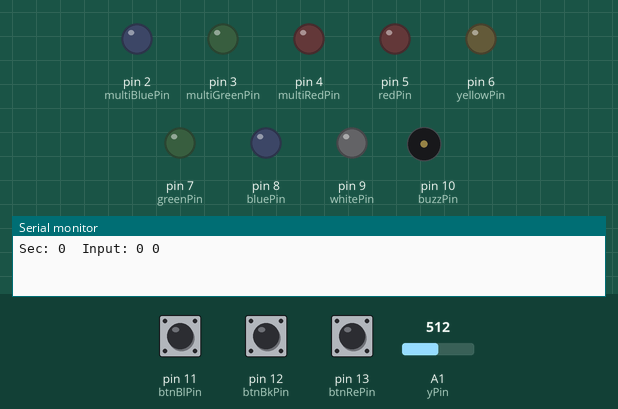
A sketch run on a simulated Arduino Uno, built with avr-gcc and run on an emulated ATmega328P. Shown: output pins drawn as LEDs (lit = HIGH), buzzer (waves = sounding), the last lines printed to the serial monitor. Inputs (shaded band) come from the test bench; at power-on: A1 (yPin) = 512, pin 11 (btnBlPin) LOW, pin 12 (btnBkPin) LOW, pin 13 (btnRePin) LOW. Random numbers use the default seed unless the sketch sets one.

Above: at 1.2 s.
1.3 s: A1 (yPin) set to 105
2.8 s: A1 (yPin) set to 91
At 3.4 s:
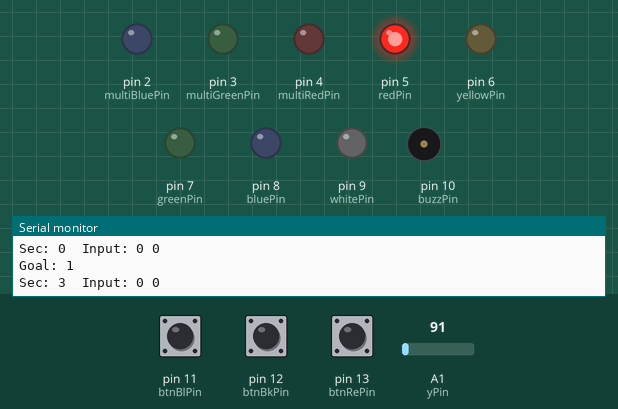
4.3 s: pin 11 (btnBlPin) pulled HIGH for 0.15 s
At 7.2 s:
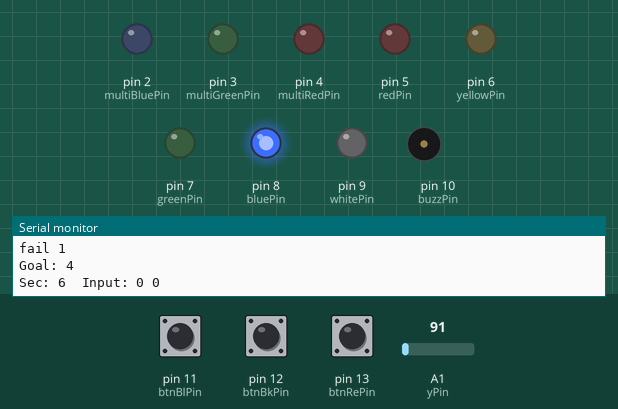
7.4 s: pin 12 (btnBkPin) pulled HIGH for 0.15 s
At 9.8 s:
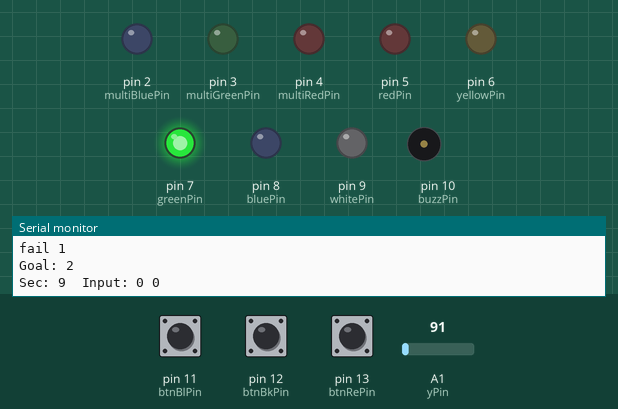
10.5 s: pin 13 (btnRePin) pulled HIGH for 0.15 s
At 12.2 s:
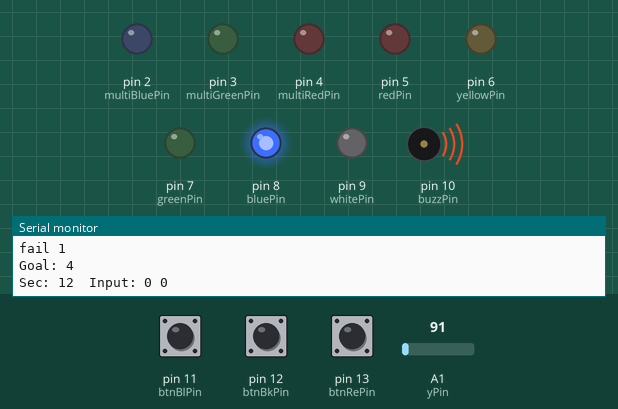
13.6 s: pin 13 (btnRePin) pulled HIGH for 1 s
At 19.3 s:
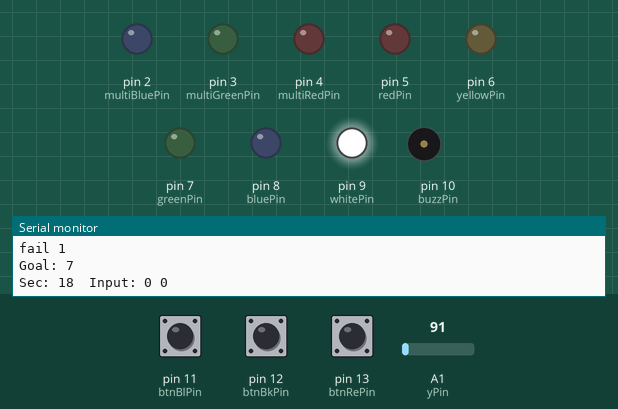
Timing chart, 0 to 25.9 s (numbered marks = the images above; inputs shaded):
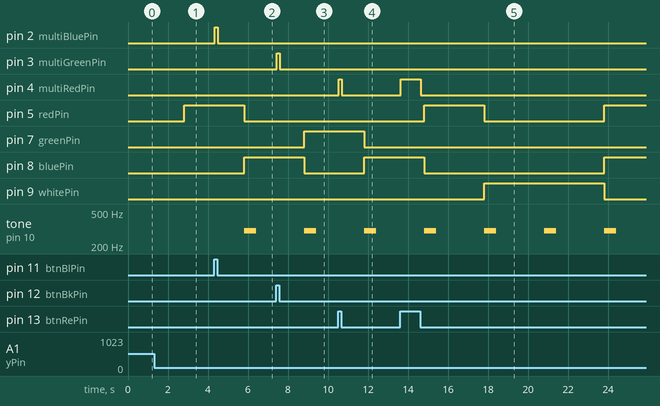

The sketch:

joystick_memory.ino
```cpp
//DIGITAL OUTPUTS
const int multiRedPin = 4;
const int multiGreenPin = 3;
const int multiBluePin = 2;
const int bluePin = 8;
const int yellowPin = 6;
const int greenPin = 7;
const int redPin = 5;
const int whitePin = 9;
//PWM OUTPUTS
const int buzzPin = 10;

//Joystick input values:
// N  0, 512
// NE 0, 0
// E  512, 0
// SE 1023, 255
// S  1023, 512
// SW 1023, 1023
// W  512, 1023
// NW 0, 1023

//ANALOG INPUTS
const int xPin = A0;
const int yPin = A1;
//DIGITAL INPUTS
const int btnBlPin = 11;
const int btnBkPin = 12;
const int btnRePin = 13;

int lastReState = 0;
int lastBkState = 0;
int lastBlState = 0;

unsigned long lastReDbncTime = 0;
unsigned long lastBkDbncTime = 0;
unsigned long lastBlDbncTime = 0;
const int debounceTime = 30;

//The time of the previously entered correct input.
unsigned long lastWin = 0;
//The time stamp of the last failed input.
unsigned long lastFail = 0;
//The time the player has to respond.
int timeout = 3000;

int playmode = 0;

int goal = 0;
byte inputVal = 0;
bool playing = false;
//Waiting for player to release buttons.
bool waiting = false;

void setup() {
    pinMode(multiRedPin, OUTPUT);
    pinMode(multiGreenPin, OUTPUT);
    pinMode(multiBluePin, OUTPUT);
    pinMode(bluePin, OUTPUT);
    pinMode(yellowPin, OUTPUT);
    pinMode(greenPin, OUTPUT);
    pinMode(redPin, OUTPUT);
    pinMode(whitePin, OUTPUT);
    pinMode(buzzPin, OUTPUT);

    pinMode(btnBkPin, INPUT);
    pinMode(btnBlPin, INPUT);
    pinMode(btnRePin, INPUT);
    Serial.begin(115200);

    randomSeed(analogRead(5));
}

void loop() {
    unsigned long ms = millis();

    int reRead = digitalRead(btnRePin);
    int blRead = digitalRead(btnBlPin);
    int bkRead = digitalRead(btnBkPin);
    lastReDbncTime = reRead == lastReState ? lastReDbncTime : ms;
    lastBlDbncTime = blRead == lastBlState ? lastBlDbncTime : ms;
    lastBkDbncTime = bkRead == lastBkState ? lastBkDbncTime : ms;
    if (ms % 3000 == 0) {
        Serial.print("Sec: ");
        Serial.print(ms / 1000);
        Serial.print("  Input: ");
        Serial.print(inputVal, BIN);
        Serial.print(" ");
        Serial.println(inputVal);
        // Serial.print(analogRead(xPin));
        // Serial.print(" ");
        // Serial.println(analogRead(yPin));
    }

    if (ms - lastReDbncTime > debounceTime && reRead != bitRead(inputVal, 0)) {
        bitWrite(inputVal, 0, !bitRead(inputVal, 0));
    }
    if (ms - lastBkDbncTime > debounceTime && bkRead != bitRead(inputVal, 1)) {
        bitWrite(inputVal, 1, !bitRead(inputVal, 1));
    }
    if (ms - lastBlDbncTime > debounceTime && blRead != bitRead(inputVal, 2)) {
        bitWrite(inputVal, 2, !bitRead(inputVal, 2));
    }

    lastReState = reRead;
    lastBlState = blRead;
    lastBkState = bkRead;

    digitalWrite(multiRedPin, bitRead(inputVal, 0));
    digitalWrite(multiGreenPin, bitRead(inputVal, 1));
    digitalWrite(multiBluePin, bitRead(inputVal, 2));

    if (!playing && analogRead(yPin) < 100) {
        //Start a new game.
        playing = true;
        lastWin = ms;
        lastFail = 0;
        goal = random(1, 8);
        Serial.print("Goal: ");
        Serial.println(goal);
    }
    if (!playing && analogRead(yPin) > 1000) {
        goal = 0b111;
        playmode = 1;
    }

    if (playing && inputVal == goal && !waiting) {
        //Progress in game.
        lastWin = ms;
        waiting = true;
        lastFail = 0;
        int new_goal = 0;
        new_goal = random(1, 8);
        while (new_goal == goal) {
            new_goal = random(1, 8);
        }
        goal = new_goal;
    } else if (playing && playmode == 1 && inputVal > 0 && inputVal != goal && !waiting) {
        //Fail timeout start.
        lastFail = ms;
    } else if (waiting && inputVal == 0) {
        waiting = false;
    }

    if (playing && ms - lastWin > timeout) {
        //Fail 1.
        Serial.println("fail 1");
        playing = false;
        goal = 0;
        tone(buzzPin, 300, 600);
    }
    if (playing && playmode == 1 && lastFail > 0 && ms - lastFail > 100) {
        //Fail 2.
        Serial.println("fail 2 ");
        lastFail = 0;
        playing = false;
        goal = 0;
        tone(buzzPin, 300, 600);
    }

    digitalWrite(redPin, goal == 1 || goal == 5);
    digitalWrite(greenPin, goal == 2 || goal == 6);
    digitalWrite(yellowPin, goal == 3);
    digitalWrite(bluePin, goal == 4 || goal == 6 || goal == 5);
    digitalWrite(whitePin, goal == 7);

    delay(1);
}
```

Measured:
- the behaviour switches between 100 and 99 on A1 (yPin) (found by bisection; images 0 and 1)
- after the input at 1.3 s, every drawn part: stays the same
- after the input at 2.8 s, pin 5 (redPin): LOW → HIGH at once
- after the input at 4.3 s, pin 2 (multiBluePin): LOW → HIGH at once, → LOW 0.15 s later
- after the input at 7.4 s, pin 3 (multiGreenPin): LOW → HIGH at once, → LOW 0.15 s later
- after the input at 10.5 s, pin 4 (multiRedPin): LOW → HIGH at once, → LOW 0.15 s later
- after the input at 13.6 s, pin 4 (multiRedPin): LOW → HIGH at once, → LOW 1.0 s later
- by itself, tone on pin 10 (buzzPin): alternates 300 Hz for 0.60 s and silent for 2.4 s
